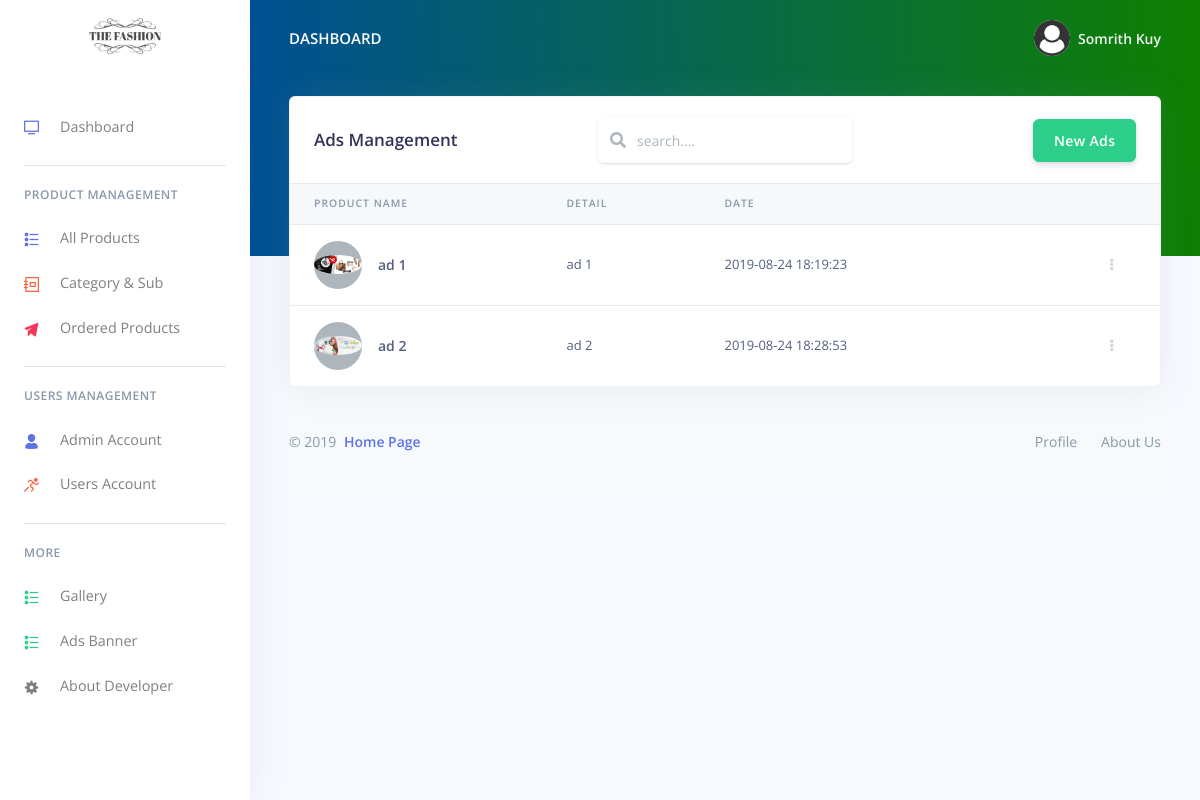
Screenshot of /dashboard/ads.php (signed in) with the database file from the repository.
### tables this page shows
CREATE TABLE `tbl_advertise` (
  `id` int(11) NOT NULL,
  `title` varchar(60) NOT NULL,
  `img_source` varchar(100) NOT NULL,
  `detail` varchar(50) NOT NULL,
  `created_at` timestamp NOT NULL DEFAULT current_timestamp() ON UPDATE current_timestamp()
);

### config/admin.php (called while the page is built, shortened)
<?php
class Admin
{
    public $server = "localhost";
    public  $username = "root";
    public  $password = "";
    public $database = "instinct";
    public $connect;
  public function __construct()
  {
    $this->connect = mysqli_connect("{$this->server}","{$this->username}","{$this->password}","{$this->database}") or die('fail');
  }
  function get_ads(){
      $sql = "SELECT * FROM tbl_advertise";
      $query = $this->connect->query($sql);
      return $query;
  }
  function get_recent_user($id){
    $sql = "SELECT * from tbl_admin WHERE user_id = {$id}";
    $query = $this->connect->query($sql);
    return $query;
  }
}
?>

### dashboard/ads.php (the view, shortened to what this page needs)
<?php
      include './layouts/header.php';
      include './layouts/sidemenu.php';
      $admin = new Admin;
      $product = $admin->get_ads();
?>
  <div class="main-content">
    <?php include './layouts/top-menu.php'; ?>
<div class="container-fluid mt--9">
  <div class="row">
         <div class="col">
           <div class="card shadow">
             <div class="card-header border-0">
              <div class="row align-items-center">
               <div class="col-4">
                 <h3 class="mb-0">Ads Management</h3>
               </div>
               <div class="col-4 text-right">
                 <div class="input-group input-group-alternative">
                     <div class="input-group-prepend">
                     <span class="input-group-text"><i class="fas fa-search"></i></span>
                   </div>
                     <input type="text" id="myInput" value="" class="form-control" placeholder="search....">
                   </div>
               </div>
               <div class="col-4 text-right">
                 <a href="ads_add.php" class="btn btn-success">New Ads</a>
               </div>
             </div>
             </div>
             <div class="table-responsive">
               <table class="table align-items-center table-flush">
                 <thead class="thead-light">
                   <tr>
                     <th scope="col">Product Name</th>
                     <th scope="col">Detail</th>
                     <th scope="col">Date</th>
                     <th></th>
                   </tr>
                 </thead>
                 <tbody id="data">
                    <?php if($product->num_rows>0){
                      while($each = $product->fetch_assoc()){
                      ?>
                   <tr>
                     <th scope="row">
                       <div class="media align-items-center">
                         <a href="#" class="avatar rounded-circle mr-3">
                           <img alt="Image placeholder" src="../assets/images/uploads/<?php echo $each['img_source']; ?>">
                         </a>
                         <div class="media-body">
                           <span class="mb-0 text-sm"><?php echo $each['title']; ?></span>
                         </div>
                       </div>
                     </th>
                     <td>
                      <?php echo $each['detail']; ?>
                     </td>
                     <td>  <?php echo $each['created_at']; ?></td>
                     <td class="text-right">
                       <div class="dropdown">
                         <a class="btn btn-sm btn-icon-only text-light" href="#" role="button" data-toggle="dropdown" aria-haspopup="true" aria-expanded="false">
                           <i class="fas fa-ellipsis-v"></i>
                         </a>
                       </div>
                     </td>
                   </tr>
                 <?php }}  ?>
                 </tbody>
               </table>
             </div>
           </div>
         </div>
       </div>
<?php include './layouts/footer-credit.php'; ?>
</div>
</div>
<?php include './layouts/footer.php'; ?>

### dashboard/layouts/top-menu.php (shortened to what this page needs)
<nav class="navbar navbar-top navbar-expand-md navbar-dark" id="navbar-main">
  <div class="container-fluid">
    <a class="h4 mb-0 text-white text-uppercase d-none d-lg-inline-block" href="./index.php">Dashboard</a>
    <ul class="navbar-nav align-items-center d-none d-md-flex">
      <li class="nav-item dropdown">
        <a class="nav-link pr-0" href="#" role="button" data-toggle="dropdown" aria-haspopup="true" aria-expanded="false">
          <div class="media align-items-center">
            <?php $admin = new Admin;
            $myid = $_SESSION["user_id"];
            $top_profile = $admin->get_recent_user($myid);
            while($a = $top_profile->fetch_assoc()){
            ?>
            <span class="avatar avatar-sm rounded-circle">
              <img alt="Image placeholder" src="../assets/images/uploads/<?php echo $a['profile']; ?>">
            </span>
            <div class="media-body ml-2 d-none d-lg-block">
              <span class="mb-0 text-sm  font-weight-bold"><?php echo $a['firstname'].' '.$a['lastname']; ?></span>
            </div>
          <?php } ?>
          </div>
        </a>
      </li>
    </ul>
  </div>
</nav>

### rows the page displays
tbl_advertise: img_source (picture), title "ad 1", detail "ad 1", created_at "2019-08-24 18:19:23"
tbl_advertise: img_source (picture), title "ad 2", detail "ad 2", created_at "2019-08-24 18:28:53"

### other values shown
$a['firstname'] "Somrith"
$a['lastname'] "Kuy"
